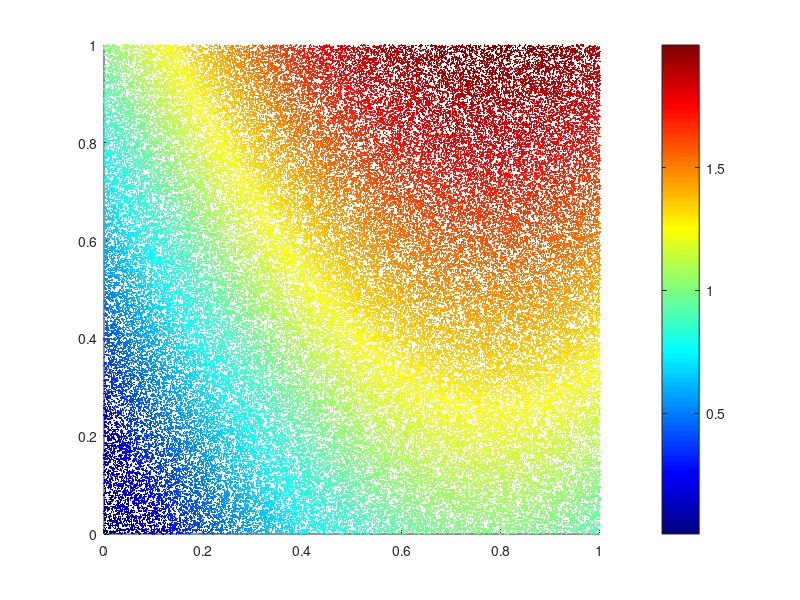

Recreate this plot in MATLAB. (Note: this script raises an error after producing the figure.)
clear; close all;

N = 100000;
x = rand(N,1);
y = rand(N,1);
C = sin(2*x)+y;

cdivs = 100;
[~, edges] = hist(C,cdivs-1);
edges = [-Inf edges Inf]; % to include all points
[Nk, bink] = histc(C,edges);

figure;
hold on;
cmap = jet(cdivs);
for ii=1:cdivs
    idx = bink==ii;
    plot(x(idx),y(idx),'.','MarkerSize',4,'Color',cmap(ii,:));
end

colormap(cmap)
caxis([min(C) max(C)])
colorbar

x=[0 0];
y=[15 200];
e=fit(x,y,'exp1');